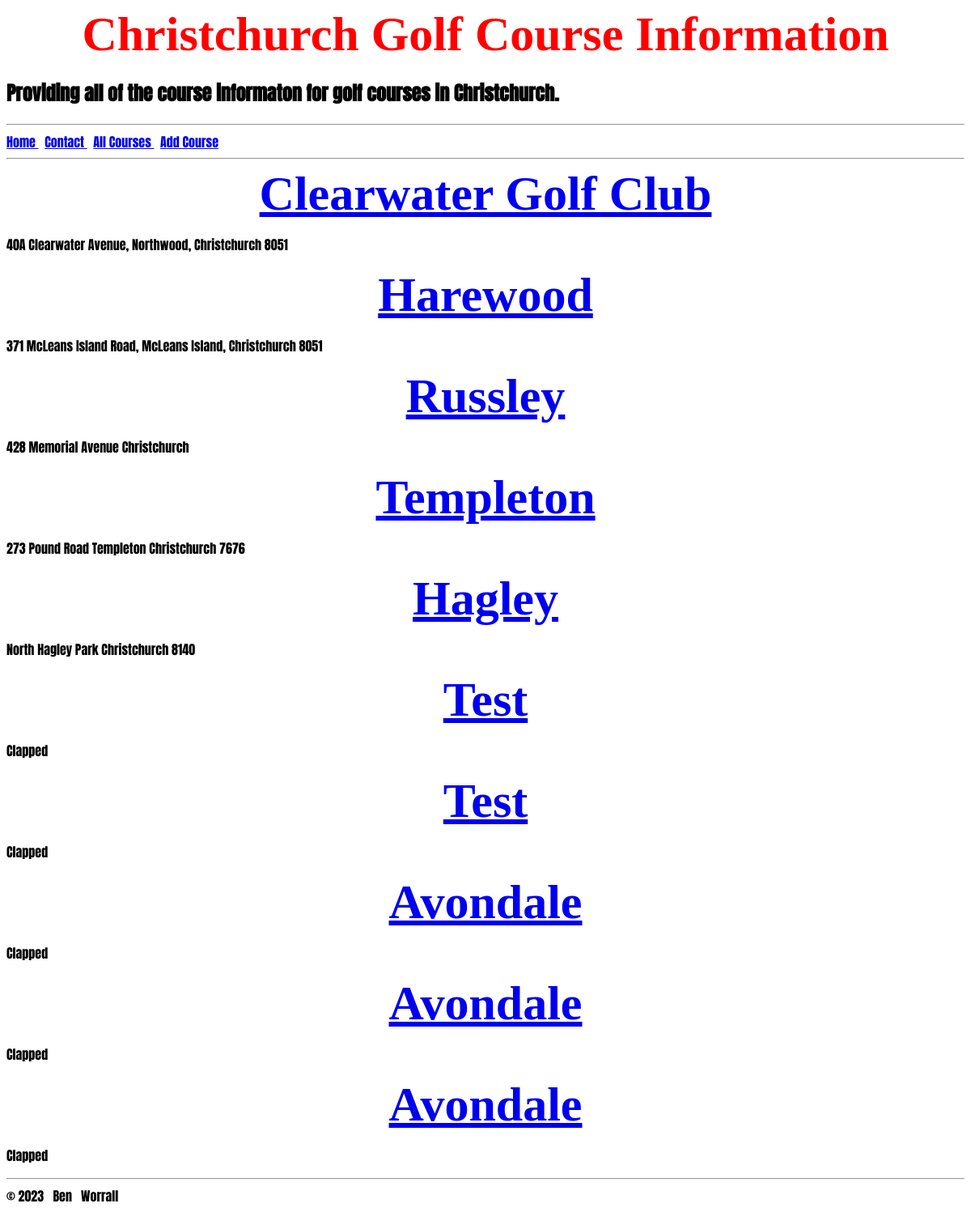
The page /all_courses on the database as committed earlier.
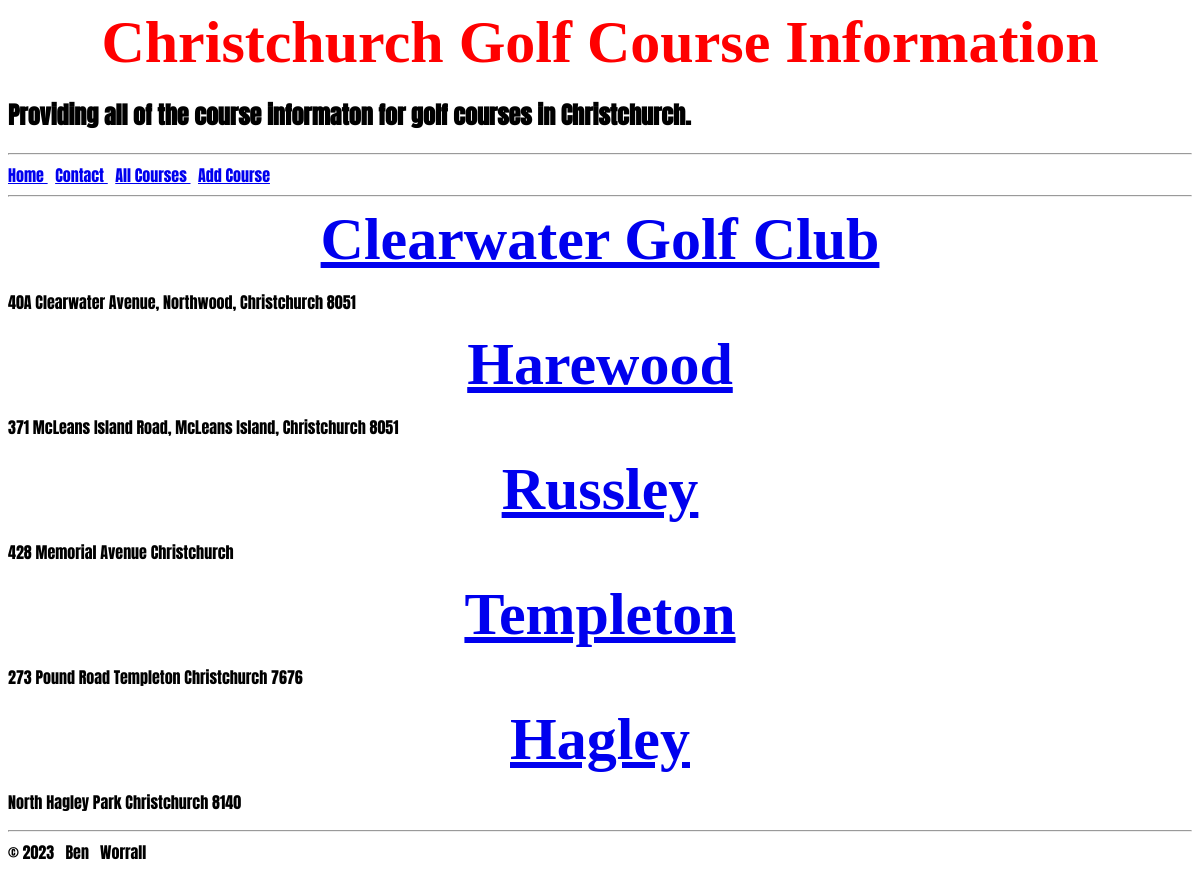
The same page on the database as committed later.
### tables this page shows
CREATE TABLE Courses (id INTEGER PRIMARY KEY AUTOINCREMENT, name, location, description, par, yardage, rating, slope, photo BLOB);

### routs.py (the view)
@app.route("/all_courses")
def all_courses():
    conn= sqlite3.connect("golfweb.db")
    cur = conn.cursor()
    cur.execute("SELECT * FROM Courses")
    results = cur.fetchall()
    return render_template("all_courses.html", results = results , title = "All Courses")

### templates/all_courses.html
{% extends 'layout.html' %}
{% block content %}
{% for item in results %}
    <h1> <a href="/golf/{{item[0]}}"> {{item[1]}}</a> </h1> <p> {{item[2]}}</p>
{% endfor %}
{% endblock%}

### templates/layout.html (shortened to what this page needs)
<!DOCTYPE html>
<html>
    <head>
        <link rel="stylesheet" href = "/static/css/style.css">
    </head>
    <body>
        <header>
            {% include 'header.html' %}
        </header>
        <nav>
            {% include 'nav.html' %}
        </nav>
        <main>
            <h1> {% block content %}{% endblock %}</h1>
        </main>
        <footer>
            {% include 'footer.html' %}
        </footer>
    </body>
</html>

### templates/header.html
<h1> Christchurch Golf Course Information  </h1>
<h2> Providing all of the course informaton for golf courses in Christchurch.</h2>

### templates/nav.html
<hr>
<navbar>
    <a href = "/"> Home </a> &nbsp; <a href = "/contact"> Contact </a> &nbsp; <a href = "/all_courses"> All Courses </a> &nbsp; <a href ="/courses"> Add Course</a>
</navbar>
<hr>

### templates/footer.html
<hr>
&copy;
<h8> 2023</h8>
&NonBreakingSpace; Ben &nbsp; Worrall

### static/css/style.css (style rules this page uses)
html { font-family: 'Anton', sans-serif; }
h1 { font-family: 'Kalam', cursive; font-size: 60px; text-align: center; padding: 0; margin: 0; color: #ff0000; }

Rows that differ between the two databases and show on the page:
removed Courses: name "Test", location "Clapped"
removed Courses: name "Test", location "Clapped"
removed Courses: name "Avondale", location "Clapped"
removed Courses: name "Avondale", location "Clapped"
removed Courses: name "Avondale", location "Clapped"
